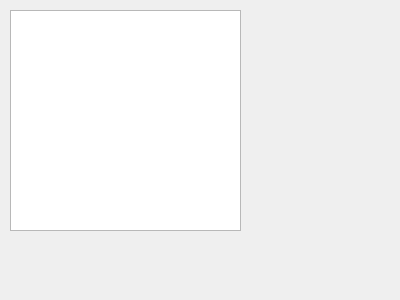
<?xml version="1.0" encoding="UTF-8"?>
<ui version="4.0">
 <class>PrivateChat</class>
 <widget class="QDialog" name="PrivateChat">
  <property name="geometry">
   <rect>
    <x>0</x>
    <y>0</y>
    <width>400</width>
    <height>300</height>
   </rect>
  </property>
  <property name="windowTitle">
   <string>Dialog</string>
  </property>
  <widget class="QListView" name="listView">
   <property name="geometry">
    <rect>
     <x>10</x>
     <y>10</y>
     <width>231</width>
     <height>221</height>
    </rect>
   </property>
  </widget>
 </widget>
 <resources/>
 <connections/>
</ui>
